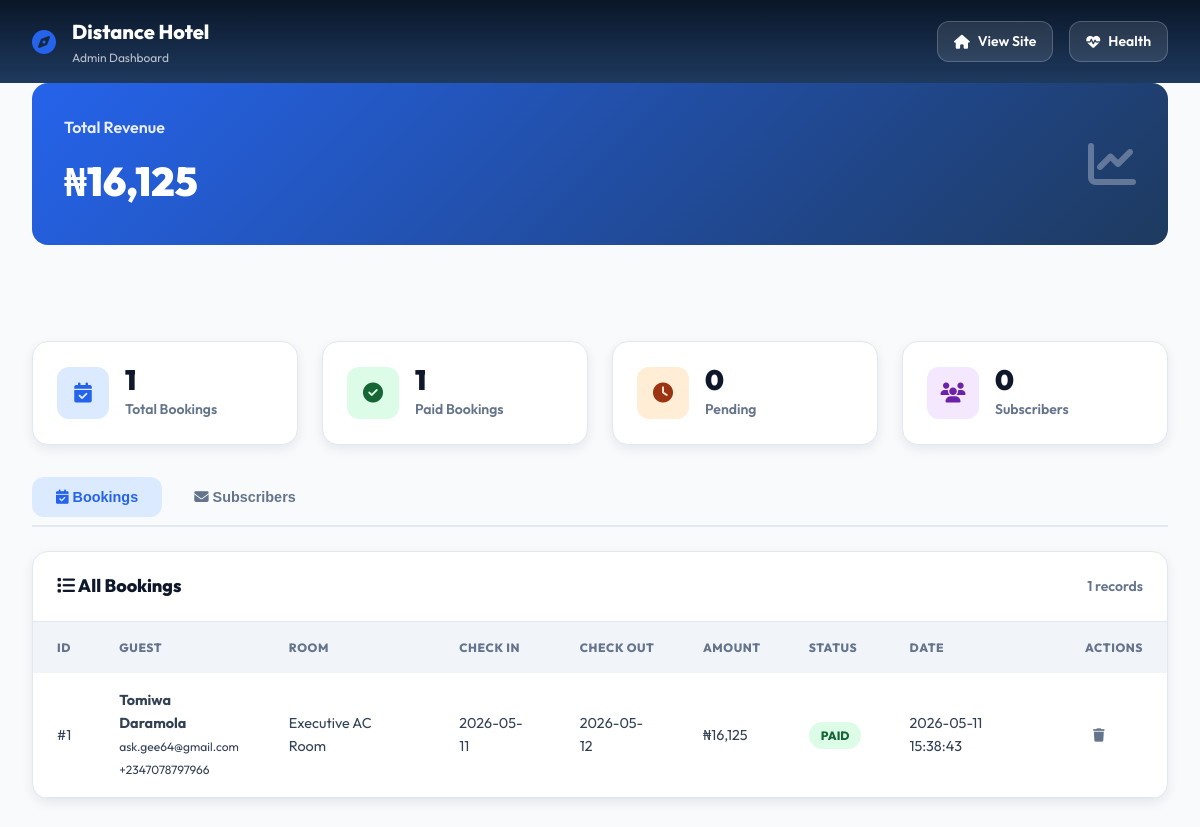
/admin (signed in), run on the app's committed database.
### tables this page shows
CREATE TABLE bookings (
            id INTEGER PRIMARY KEY AUTOINCREMENT,
            room_name TEXT NOT NULL,
            guest_name TEXT NOT NULL,
            email TEXT,
            phone TEXT NOT NULL,
            check_in TEXT NOT NULL,
            check_out TEXT NOT NULL,
            guests INTEGER DEFAULT 1,
            requests TEXT,
            total_amount INTEGER DEFAULT 0,
            payment_status TEXT DEFAULT 'pending',
            paystack_ref TEXT,
            created_at TIMESTAMP DEFAULT CURRENT_TIMESTAMP
        );

### app.py (the view)
@app.route('/admin')
def admin():
    if not session.get('logged_in'):
        return redirect(url_for('login'))
    conn = get_db_connection()
    bookings = conn.execute("SELECT * FROM bookings ORDER BY id DESC").fetchall()
    subscribers = conn.execute("SELECT * FROM subscribers ORDER BY id DESC").fetchall()
    total_revenue = sum(b['total_amount'] or 0 for b in bookings if b['payment_status'] == 'paid')
    total_bookings = len(bookings)
    paid_bookings = sum(1 for b in bookings if b['payment_status'] == 'paid')
    pending_bookings = sum(1 for b in bookings if b['payment_status'] == 'pending')
    conn.close()
    return render_template('admin.html',
                           bookings=bookings,
                           subscribers=subscribers,
                           total_revenue=total_revenue,
                           total_bookings=total_bookings,
                           paid_bookings=paid_bookings,
                           pending_bookings=pending_bookings)

### app.py (called while the page is built)
def get_db_connection():
    conn = sqlite3.connect(DB_PATH)
    conn.row_factory = sqlite3.Row
    return conn

### templates/admin.html (shortened to what this page needs)
<!DOCTYPE html>
<html lang="en">
<head>
    <link rel="stylesheet" href="https://cdnjs.cloudflare.com/ajax/libs/font-awesome/6.5.0/css/all.min.css">
</head>
<body>
    <nav class="admin-nav">
        <div class="admin-nav-brand">
            <i class="fas fa-compass"></i>
            <div>
                <h1>Distance Hotel</h1>
                <span>Admin Dashboard</span>
            </div>
        </div>
        <div class="admin-nav-actions">
            <a href="/" class="btn-nav">
                <i class="fas fa-home"></i> View Site
            </a>
            <a href="/health" class="btn-nav" target="_blank">
                <i class="fas fa-heartbeat"></i> Health
            </a>
        </div>
    </nav>
    <div class="content-area">
        <div class="revenue-highlight">
            <div>
                <h2>Total Revenue</h2>
                <div class="amount">₦{{ "{:,}".format(total_revenue) }}</div>
            </div>
            <i class="fas fa-chart-line"></i>
        </div>
    </div>
    <div class="stats-grid">
        <div class="stat-card">
            <div class="stat-icon blue">
                <i class="fas fa-calendar-check"></i>
            </div>
            <div class="stat-info">
                <h3>{{ total_bookings }}</h3>
                <p>Total Bookings</p>
            </div>
        </div>
        <div class="stat-card">
            <div class="stat-icon green">
                <i class="fas fa-check-circle"></i>
            </div>
            <div class="stat-info">
                <h3>{{ paid_bookings }}</h3>
                <p>Paid Bookings</p>
            </div>
        </div>
        <div class="stat-card">
            <div class="stat-icon orange">
                <i class="fas fa-clock"></i>
            </div>
            <div class="stat-info">
                <h3>{{ pending_bookings }}</h3>
                <p>Pending</p>
            </div>
        </div>
        <div class="stat-card">
            <div class="stat-icon purple">
                <i class="fas fa-users"></i>
            </div>
            <div class="stat-info">
                <h3>{{ subscribers|length }}</h3>
                <p>Subscribers</p>
            </div>
        </div>
    </div>
    <div class="content-area">
        <div class="section-tabs">
            <button class="tab-btn active" onclick="showTab('bookings')">
                <i class="fas fa-calendar-check"></i> Bookings
            </button>
            <button class="tab-btn" onclick="showTab('subscribers')">
                <i class="fas fa-envelope"></i> Subscribers
            </button>
        </div>
        <div id="bookings-tab" class="tab-content">
            <div class="data-card">
                <div class="data-header">
                    <h2><i class="fas fa-list"></i> All Bookings</h2>
                    <span>{{ bookings|length }} records</span>
                </div>
                <div class="table-wrap">
                    {% if bookings %}
                    <table>
                        <thead>
                            <tr>
                                <th>ID</th>
                                <th>Guest</th>
                                <th>Room</th>
                                <th>Check In</th>
                                <th>Check Out</th>
                                <th>Amount</th>
                                <th>Status</th>
                                <th>Date</th>
                                <th>Actions</th>
                            </tr>
                        </thead>
                        <tbody>
                            {% for booking in bookings %}
                            <tr>
                                <td>#{{ booking.id }}</td>
                                <td>
                                    <strong>{{ booking.guest_name }}</strong><br>
                                    <small>{{ booking.email }}</small><br>
                                    <small>{{ booking.phone }}</small>
                                </td>
                                <td>{{ booking.room_name }}</td>
                                <td>{{ booking.check_in }}</td>
                                <td>{{ booking.check_out }}</td>
                                <td>₦{{ "{:,}".format(booking.total_amount) }}</td>
                                <td>
                                    {% if booking.payment_status == 'paid' %}
                                    <span class="badge badge-paid">Paid</span>
                                    {% elif booking.payment_status == 'pending' %}
                                    <span class="badge badge-pending">Pending</span>
                                    {% else %}
                                    <span class="badge badge-cancelled">{{ booking.payment_status }}</span>
                                    {% endif %}
                                </td>
                                <td>{{ booking.created_at }}</td>
                                <td>
                                    <button class="btn-action delete" onclick="deleteBooking({{ booking.id }})" title="Delete">
                                        <i class="fas fa-trash"></i>
                                    </button>
                                </td>
                            </tr>
                            {% endfor %}
                        </tbody>
                    </table>
                    {% else %}
                    <div class="empty-state">
                        <i class="fas fa-inbox"></i>
                        <h3>No bookings yet</h3>
                        <p>Bookings will appear here once guests start reserving rooms.</p>
                    </div>
                    {% endif %}
                </div>
            </div>
        </div>
    </div>
</body>
</html>

### data on the page
bookings: id "1", guest_name "Tomiwa Daramola", email "ask.gee64@gmail.com", phone "+2347078797966", room_name "Executive AC Room", check_in "2026-05-11", check_out "2026-05-12", total_amount "16,125", payment_status "PAID", created_at "2026-05-11 15:38:43"

### other printed values
{{ "{:,}".format(total_revenue) }} "16,125"
{{ total_bookings }} "1"
{{ paid_bookings }} "1"
{{ pending_bookings }} "0"
{{ subscribers|length }} "0"
{{ bookings|length }} "1"
